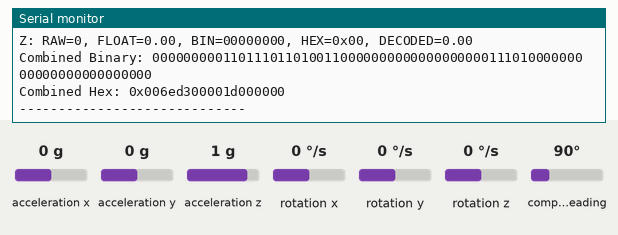
The sketch below on a simulated Arduino Uno, built with avr-gcc and run on an emulated ATmega328P. On the bench: the last lines printed to the serial monitor. Wiring (inferred from the names in the program): MPU-6050 motion sensor at I2C address 0x68. The test bench sets the inputs (shaded band); at power-on: acceleration x 0 g, acceleration y 0 g, acceleration z 1 g, rotation x 0 °/s, rotation y 0 °/s, rotation z 0 °/s, compass heading 90°.

Above: at 5.8 s.
5.9 s: acceleration x set to -1.4 g
At 11.0 s:
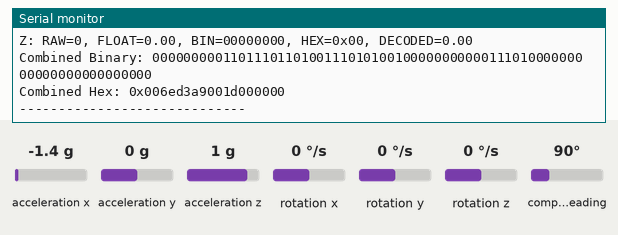
11.9 s: acceleration y set to -1.4 g
At 15.9 s:
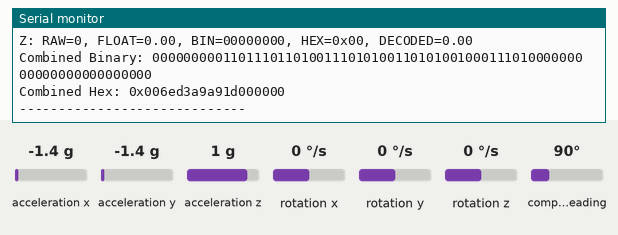
17.9 s: acceleration z set to -1.4 g
At 20.9 s:
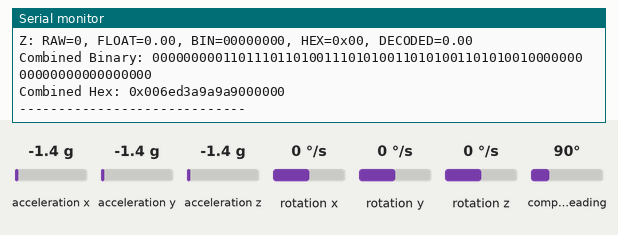
23.9 s: rotation x set to -192 °/s
At 25.9 s:
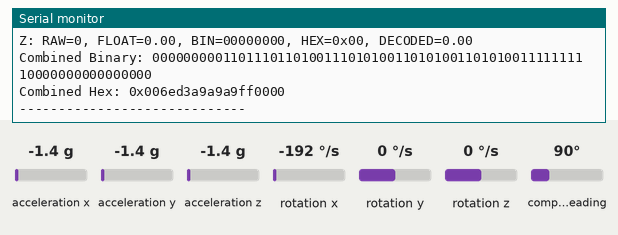
29.9 s: rotation y set to -192 °/s
At 30.9 s:
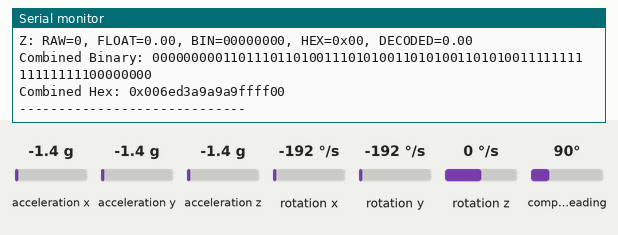
35.9 s: rotation z set to -192 °/s
At 40.9 s:
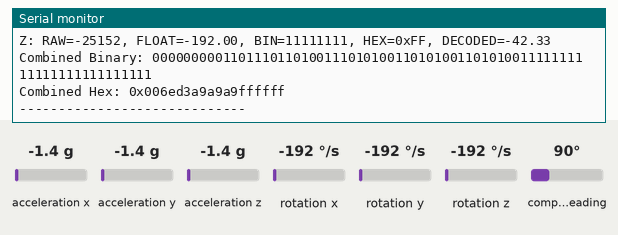

The sketch:

MAGACCPACKET.ino
```cpp
#include <Wire.h>
#include <Adafruit_Sensor.h>
#include <Adafruit_HMC5883_U.h>
#include <Adafruit_MPU6050.h>
#include <Adafruit_Sensor.h>

// Create instances of the sensors
Adafruit_HMC5883_Unified mag = Adafruit_HMC5883_Unified(12345);
Adafruit_MPU6050 mpu;

// Raw data for the magnetometer
int16_t mx, my, mz;

// Raw sensor data for MPU6050
int16_t ax, ay, az, gx, gy, gz;

void setup() {
  Serial.begin(115200);
  while (!Serial);

  // Initialize the HMC5883L magnetometer
  if (!mag.begin()) {
    Serial.println("Couldn't find the HMC5883L sensor.");
    while (1);
  }

  // Initialize the MPU6050 sensor
  if (!mpu.begin()) {
    Serial.println("MPU6050 not found!");
    while (1) delay(10);
  }

  // Set the accelerometer and gyroscope ranges
  mpu.setAccelerometerRange(MPU6050_RANGE_2_G);
  mpu.setGyroRange(MPU6050_RANGE_250_DEG);

  Serial.println("Sensors Initialized:");
  Serial.println("MPU6050 (Accelerometer: ±2g, Gyroscope: ±250°/s)");
  Serial.println("HMC5883L Magnetometer Initialized");
}

void loop() {
  // Read raw data from both the HMC5883L and MPU6050
  readRawMagnetometer();
  readRawMPU6050();

  // Combine and print Magnetometer data
  Serial.println("Magnetometer:");
  String combinedBinary = "";
  String combinedHex = "";

  combinedBinary += printAll("X", mx, convertToFloatMagnetometer(mx));
  combinedBinary += printAll("Y", my, convertToFloatMagnetometer(my));
  combinedBinary += printAll("Z", mz, convertToFloatMagnetometer(mz));

  // Print the direction based on magnetometer data
  String direction = decodeDirection(mx, my);
  Serial.print("Direction: ");
  Serial.println(direction);

  // Combine and print Accelerometer data
  Serial.println("Accelerometer:");
  combinedBinary += printAll("X", ax, convertToFloatAccel(ax));
  combinedBinary += printAll("Y", ay, convertToFloatAccel(ay));
  combinedBinary += printAll("Z", az, convertToFloatAccel(az));

  // Combine and print Gyroscope data
  Serial.println("Gyroscope:");
  combinedBinary += printAll("X", gx, convertToFloatGyro(gx));
  combinedBinary += printAll("Y", gy, convertToFloatGyro(gy));
  combinedBinary += printAll("Z", gz, convertToFloatGyro(gz));

  // Print combined binary
  Serial.print("Combined Binary: ");
  Serial.println(combinedBinary);

  // Convert combined binary to hexadecimal
  combinedHex = binaryToHex(combinedBinary);
  Serial.print("Combined Hex: 0x");
  Serial.println(combinedHex);

  Serial.println("-----------------------------");
  delay(5000);
}

// 1. Read raw data from HMC5883L magnetometer
void readRawMagnetometer() {
  sensors_event_t event;
  mag.getEvent(&event);

  // Store the raw data
  mx = event.magnetic.x;
  my = event.magnetic.y;
  mz = event.magnetic.z;
}

// 2. Convert raw magnetometer data to microtesla (µT)
float convertToFloatMagnetometer(int16_t raw) {
  return raw * 0.92; // 0.92 µT per LSB for ±1.3G range (adjust for your specific scale factor)
}

// 3. Convert raw accelerometer data to m/s²
float convertToFloatAccel(int16_t raw) {
  return (raw / 16384.0) * 9.81; // 16384 LSB/g for ±2g
}

// 4. Convert raw gyroscope data to degrees per second (°/s)
float convertToFloatGyro(int16_t raw) {
  return raw / 131.0; // 131 LSB/°/s for ±250°/s
}

// 5. Convert signed float to 1+7 bit format (sign bit first, then value)
byte convertToSignedScaledByte(float value, float scale = 3.0) {
  bool isNegative = value < 0;
  float absVal = abs(value);

  int scaled = round(absVal * scale);
  scaled = constrain(scaled, 0, 127);  // 7-bit max

  return (isNegative << 7) | (scaled & 0x7F);
}

// 6. Convert signed byte to hex string
String convertToHex(byte val) {
  char hexStr[3];
  sprintf(hexStr, "%02X", val);
  return String(hexStr);
}

// 7. Convert signed byte to 8-bit binary string
String convertToBinary(int16_t val) {
  // Only keep the least significant byte (8 bits)
  byte lowByte = val & 0xFF;  // Get the lower byte (8 bits)

  String binaryStr = String(lowByte, BIN);
  while (binaryStr.length() < 8) {
    binaryStr = "0" + binaryStr; // Pad with leading zeros to ensure it's 8 bits
  }
  return binaryStr;
}

// 8. Decode magnetometer data into cardinal direction (North, South, East, West)
String decodeDirection(int16_t mx, int16_t my) {
  String direction = "Unknown";

  // Simple mapping based on X and Y axis
  if (mx > 0 && abs(mx) > abs(my)) {
    direction = "East";  // Positive X
  } else if (mx < 0 && abs(mx) > abs(my)) {
    direction = "West";  // Negative X
  } else if (my > 0 && abs(my) > abs(mx)) {
    direction = "North"; // Positive Y
  } else if (my < 0 && abs(my) > abs(mx)) {
    direction = "South"; // Negative Y
  }

  return direction;
}

// 9. Read raw data from MPU6050 registers
void readRawMPU6050() {
  Wire.beginTransmission(0x68);
  Wire.write(0x3B);
  Wire.endTransmission(false);
  Wire.requestFrom(0x68, 14, true);

  ax = (Wire.read() << 8) | Wire.read();
  ay = (Wire.read() << 8) | Wire.read();
  az = (Wire.read() << 8) | Wire.read();
  Wire.read(); Wire.read(); // skip temp
  gx = (Wire.read() << 8) | Wire.read();
  gy = (Wire.read() << 8) | Wire.read();
  gz = (Wire.read() << 8) | Wire.read();
}

// 10. Decode signed scaled byte back to float
float decodeSignedScaledByte(byte data, float scale = 3.0) {
  bool isNegative = data & 0x80;
  int raw = data & 0x7F;
  float value = raw / scale;
  return isNegative ? -value : value;
}

// 11. Print data in different formats and return the binary string
String printAll(String axis, int16_t rawData, float convertedData) {
  byte binVal = convertToSignedScaledByte(convertedData);
  String hexVal = convertToHex(binVal);
  float decoded = decodeSignedScaledByte(binVal);

  String binaryStr = "";
  for (int i = 7; i >= 0; i--) {
    binaryStr += String(bitRead(binVal, i));
  }

  // Print individual data
  Serial.print(axis);
  Serial.print(": RAW=");
  Serial.print(rawData);
  Serial.print(", FLOAT=");
  Serial.print(convertedData, 2);
  Serial.print(", BIN=");
  Serial.print(binaryStr);

  Serial.print(", HEX=0x");
  Serial.print(hexVal);
  Serial.print(", DECODED=");
  Serial.println(decoded, 2);

  // Return the binary string
  return binaryStr;
}

// 12. Convert combined binary string to hexadecimal string
String binaryToHex(String binary) {
  String hex = "";
  int length = binary.length();
  for (int i = 0; i < length; i += 4) {
    String chunk = binary.substring(i, i + 4);
    hex += String(strtol(chunk.c_str(), NULL, 2), HEX);
  }
  return hex;
}
```

Measured:
- after the input at 5.9 s, the serial monitor: prints a new line after 4.3 s (image 1)
- after the input at 11.9 s, the serial monitor: prints a new line after 3.3 s (image 2)
- after the input at 17.9 s, the serial monitor: prints a new line after 2.4 s (image 3)
- after the input at 23.9 s, the serial monitor: prints a new line after 1.5 s (image 4)
- after the input at 29.9 s, the serial monitor: prints a new line after 0.53 s (image 5)
- after the input at 35.9 s, the serial monitor: prints a new line after 4.7 s (image 6)
